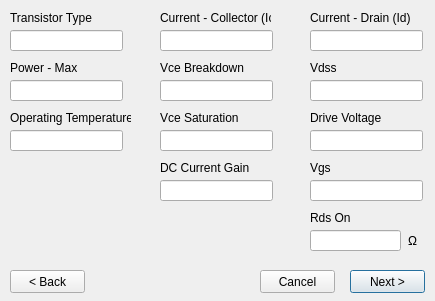
<?xml version="1.0" encoding="UTF-8"?>
<ui version="4.0">
 <class>Dialog</class>
 <widget class="QDialog" name="Dialog">
  <property name="geometry">
   <rect>
    <x>0</x>
    <y>0</y>
    <width>435</width>
    <height>301</height>
   </rect>
  </property>
  <property name="windowTitle">
   <string>Dialog</string>
  </property>
  <widget class="QPushButton" name="btn_next">
   <property name="geometry">
    <rect>
     <x>350</x>
     <y>270</y>
     <width>75</width>
     <height>23</height>
    </rect>
   </property>
   <property name="text">
    <string>Next &gt;</string>
   </property>
  </widget>
  <widget class="QPushButton" name="btn_back">
   <property name="geometry">
    <rect>
     <x>10</x>
     <y>270</y>
     <width>75</width>
     <height>23</height>
    </rect>
   </property>
   <property name="text">
    <string>&lt; Back</string>
   </property>
  </widget>
  <widget class="QPushButton" name="btn_cancel">
   <property name="geometry">
    <rect>
     <x>260</x>
     <y>270</y>
     <width>75</width>
     <height>23</height>
    </rect>
   </property>
   <property name="text">
    <string>Cancel</string>
   </property>
  </widget>
  <widget class="QLineEdit" name="box_operating_temp">
   <property name="geometry">
    <rect>
     <x>10</x>
     <y>130</y>
     <width>113</width>
     <height>21</height>
    </rect>
   </property>
  </widget>
  <widget class="QLineEdit" name="box_vgs">
   <property name="geometry">
    <rect>
     <x>310</x>
     <y>180</y>
     <width>113</width>
     <height>21</height>
    </rect>
   </property>
  </widget>
  <widget class="QLineEdit" name="box_power_max">
   <property name="geometry">
    <rect>
     <x>10</x>
     <y>80</y>
     <width>113</width>
     <height>21</height>
    </rect>
   </property>
  </widget>
  <widget class="QLabel" name="lbl_operating_temp">
   <property name="geometry">
    <rect>
     <x>10</x>
     <y>110</y>
     <width>121</width>
     <height>16</height>
    </rect>
   </property>
   <property name="text">
    <string>Operating Temperature</string>
   </property>
  </widget>
  <widget class="QLabel" name="lbl_max_power">
   <property name="geometry">
    <rect>
     <x>10</x>
     <y>60</y>
     <width>111</width>
     <height>16</height>
    </rect>
   </property>
   <property name="text">
    <string>Power - Max</string>
   </property>
  </widget>
  <widget class="QLabel" name="lbl_type">
   <property name="geometry">
    <rect>
     <x>10</x>
     <y>10</y>
     <width>111</width>
     <height>16</height>
    </rect>
   </property>
   <property name="text">
    <string>Transistor Type</string>
   </property>
  </widget>
  <widget class="QLineEdit" name="box_tfmr_type">
   <property name="geometry">
    <rect>
     <x>10</x>
     <y>30</y>
     <width>113</width>
     <height>21</height>
    </rect>
   </property>
  </widget>
  <widget class="QLabel" name="lbl_vgs">
   <property name="geometry">
    <rect>
     <x>310</x>
     <y>160</y>
     <width>111</width>
     <height>16</height>
    </rect>
   </property>
   <property name="text">
    <string>Vgs</string>
   </property>
  </widget>
  <widget class="QLineEdit" name="box_vce_sat">
   <property name="geometry">
    <rect>
     <x>160</x>
     <y>130</y>
     <width>113</width>
     <height>21</height>
    </rect>
   </property>
  </widget>
  <widget class="QLineEdit" name="box_gain">
   <property name="geometry">
    <rect>
     <x>160</x>
     <y>180</y>
     <width>113</width>
     <height>21</height>
    </rect>
   </property>
  </widget>
  <widget class="QLineEdit" name="box_vce_breakdown">
   <property name="geometry">
    <rect>
     <x>160</x>
     <y>80</y>
     <width>113</width>
     <height>21</height>
    </rect>
   </property>
  </widget>
  <widget class="QLabel" name="lbl_vce_sat">
   <property name="geometry">
    <rect>
     <x>160</x>
     <y>110</y>
     <width>111</width>
     <height>16</height>
    </rect>
   </property>
   <property name="text">
    <string>Vce Saturation</string>
   </property>
  </widget>
  <widget class="QLabel" name="lbl_vce_breakdown">
   <property name="geometry">
    <rect>
     <x>160</x>
     <y>60</y>
     <width>111</width>
     <height>16</height>
    </rect>
   </property>
   <property name="text">
    <string>Vce Breakdown</string>
   </property>
  </widget>
  <widget class="QLabel" name="lbl_collector_current">
   <property name="geometry">
    <rect>
     <x>160</x>
     <y>10</y>
     <width>111</width>
     <height>16</height>
    </rect>
   </property>
   <property name="text">
    <string>Current - Collector (Ic)</string>
   </property>
  </widget>
  <widget class="QLineEdit" name="box_collector_current">
   <property name="geometry">
    <rect>
     <x>160</x>
     <y>30</y>
     <width>113</width>
     <height>21</height>
    </rect>
   </property>
  </widget>
  <widget class="QLabel" name="lbl_gain">
   <property name="geometry">
    <rect>
     <x>160</x>
     <y>160</y>
     <width>111</width>
     <height>16</height>
    </rect>
   </property>
   <property name="text">
    <string>DC Current Gain</string>
   </property>
  </widget>
  <widget class="QLineEdit" name="box_drive_voltage">
   <property name="geometry">
    <rect>
     <x>310</x>
     <y>130</y>
     <width>113</width>
     <height>21</height>
    </rect>
   </property>
  </widget>
  <widget class="QLabel" name="lbl_drain_current">
   <property name="geometry">
    <rect>
     <x>310</x>
     <y>10</y>
     <width>111</width>
     <height>16</height>
    </rect>
   </property>
   <property name="text">
    <string>Current - Drain (Id)</string>
   </property>
  </widget>
  <widget class="QLineEdit" name="box_drain_current">
   <property name="geometry">
    <rect>
     <x>310</x>
     <y>30</y>
     <width>113</width>
     <height>21</height>
    </rect>
   </property>
  </widget>
  <widget class="QLabel" name="lbl_vdss">
   <property name="geometry">
    <rect>
     <x>310</x>
     <y>60</y>
     <width>111</width>
     <height>16</height>
    </rect>
   </property>
   <property name="text">
    <string>Vdss</string>
   </property>
  </widget>
  <widget class="QLineEdit" name="box_vdss">
   <property name="geometry">
    <rect>
     <x>310</x>
     <y>80</y>
     <width>113</width>
     <height>21</height>
    </rect>
   </property>
  </widget>
  <widget class="QLabel" name="lbl_drive_voltage">
   <property name="geometry">
    <rect>
     <x>310</x>
     <y>110</y>
     <width>111</width>
     <height>16</height>
    </rect>
   </property>
   <property name="text">
    <string>Drive Voltage</string>
   </property>
  </widget>
  <widget class="QLineEdit" name="box_rds_on">
   <property name="geometry">
    <rect>
     <x>310</x>
     <y>230</y>
     <width>91</width>
     <height>21</height>
    </rect>
   </property>
  </widget>
  <widget class="QLabel" name="lbl_rds_on">
   <property name="geometry">
    <rect>
     <x>310</x>
     <y>210</y>
     <width>111</width>
     <height>16</height>
    </rect>
   </property>
   <property name="text">
    <string>Rds On</string>
   </property>
  </widget>
  <widget class="QLabel" name="lbl_ohms">
   <property name="geometry">
    <rect>
     <x>408</x>
     <y>230</y>
     <width>31</width>
     <height>21</height>
    </rect>
   </property>
   <property name="text">
    <string>Ω</string>
   </property>
  </widget>
 </widget>
 <resources/>
 <connections/>
</ui>
